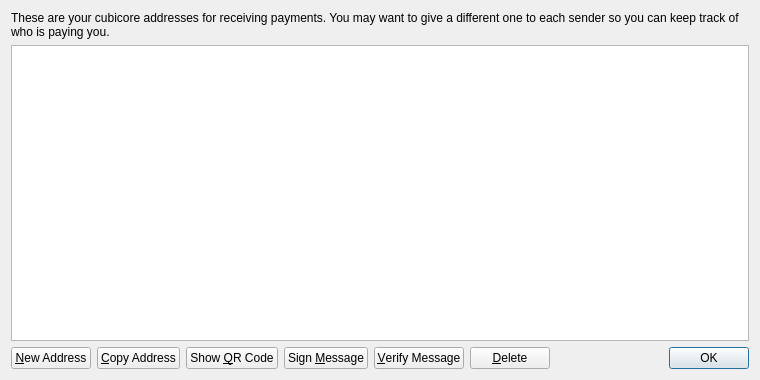
<?xml version="1.0" encoding="UTF-8"?>
<ui version="4.0">
 <class>AddressBookPage</class>
 <widget class="QWidget" name="AddressBookPage">
  <property name="geometry">
   <rect>
    <x>0</x>
    <y>0</y>
    <width>760</width>
    <height>380</height>
   </rect>
  </property>
  <property name="windowTitle">
   <string>Address Book</string>
  </property>
  <layout class="QVBoxLayout" name="verticalLayout">
   <item>
    <widget class="QLabel" name="labelExplanation">
     <property name="text">
      <string>These are your cubicore addresses for receiving payments. You may want to give a different one to each sender so you can keep track of who is paying you.</string>
     </property>
     <property name="textFormat">
      <enum>Qt::PlainText</enum>
     </property>
     <property name="wordWrap">
      <bool>true</bool>
     </property>
    </widget>
   </item>
   <item>
    <widget class="QTableView" name="tableView">
     <property name="contextMenuPolicy">
      <enum>Qt::CustomContextMenu</enum>
     </property>
     <property name="toolTip">
      <string>Double-click to edit address or label</string>
     </property>
     <property name="tabKeyNavigation">
      <bool>false</bool>
     </property>
     <property name="alternatingRowColors">
      <bool>true</bool>
     </property>
     <property name="selectionMode">
      <enum>QAbstractItemView::SingleSelection</enum>
     </property>
     <property name="selectionBehavior">
      <enum>QAbstractItemView::SelectRows</enum>
     </property>
     <property name="sortingEnabled">
      <bool>true</bool>
     </property>
     <attribute name="verticalHeaderVisible">
      <bool>false</bool>
     </attribute>
    </widget>
   </item>
   <item>
    <layout class="QHBoxLayout" name="horizontalLayout">
     <item>
      <widget class="QPushButton" name="newAddressButton">
       <property name="toolTip">
        <string>Create a new address</string>
       </property>
       <property name="text">
        <string>&amp;New Address</string>
       </property>
       <property name="icon">
        <iconset resource="../bitcoin.qrc">
         <normaloff>:/icons/add</normaloff>:/icons/add</iconset>
       </property>
      </widget>
     </item>
     <item>
      <widget class="QPushButton" name="copyToClipboard">
       <property name="toolTip">
        <string>Copy the currently selected address to the system clipboard</string>
       </property>
       <property name="text">
        <string>&amp;Copy Address</string>
       </property>
       <property name="icon">
        <iconset resource="../bitcoin.qrc">
         <normaloff>:/icons/editcopy</normaloff>:/icons/editcopy</iconset>
       </property>
      </widget>
     </item>
     <item>
      <widget class="QPushButton" name="showQRCode">
       <property name="text">
        <string>Show &amp;QR Code</string>
       </property>
       <property name="icon">
        <iconset resource="../bitcoin.qrc">
         <normaloff>:/icons/qrcode</normaloff>:/icons/qrcode</iconset>
       </property>
      </widget>
     </item>
     <item>
      <widget class="QPushButton" name="signMessage">
       <property name="toolTip">
        <string>Sign a message to prove you own a cubicore address</string>
       </property>
       <property name="text">
        <string>Sign &amp;Message</string>
       </property>
       <property name="icon">
        <iconset resource="../bitcoin.qrc">
         <normaloff>:/icons/edit</normaloff>:/icons/edit</iconset>
       </property>
      </widget>
     </item>
     <item>
      <widget class="QPushButton" name="verifyMessage">
       <property name="toolTip">
        <string>Verify a message to ensure it was signed with a specified cubicore address</string>
       </property>
       <property name="text">
        <string>&amp;Verify Message</string>
       </property>
       <property name="icon">
        <iconset resource="../bitcoin.qrc">
         <normaloff>:/icons/transaction_0</normaloff>:/icons/transaction_0</iconset>
       </property>
      </widget>
     </item>
     <item>
      <widget class="QPushButton" name="deleteButton">
       <property name="toolTip">
        <string>Delete the currently selected address from the list</string>
       </property>
       <property name="text">
        <string>&amp;Delete</string>
       </property>
       <property name="icon">
        <iconset resource="../bitcoin.qrc">
         <normaloff>:/icons/remove</normaloff>:/icons/remove</iconset>
       </property>
      </widget>
     </item>
     <item>
      <spacer name="horizontalSpacer">
       <property name="orientation">
        <enum>Qt::Horizontal</enum>
       </property>
       <property name="sizeHint" stdset="0">
        <size>
         <width>40</width>
         <height>20</height>
        </size>
       </property>
      </spacer>
     </item>
     <item>
      <widget class="QDialogButtonBox" name="buttonBox">
       <property name="sizePolicy">
        <sizepolicy hsizetype="Maximum" vsizetype="Fixed">
         <horstretch>0</horstretch>
         <verstretch>0</verstretch>
        </sizepolicy>
       </property>
       <property name="standardButtons">
        <set>QDialogButtonBox::Ok</set>
       </property>
      </widget>
     </item>
    </layout>
   </item>
  </layout>
 </widget>
 <resources>
  <include location="../bitcoin.qrc"/>
 </resources>
 <connections/>
</ui>
